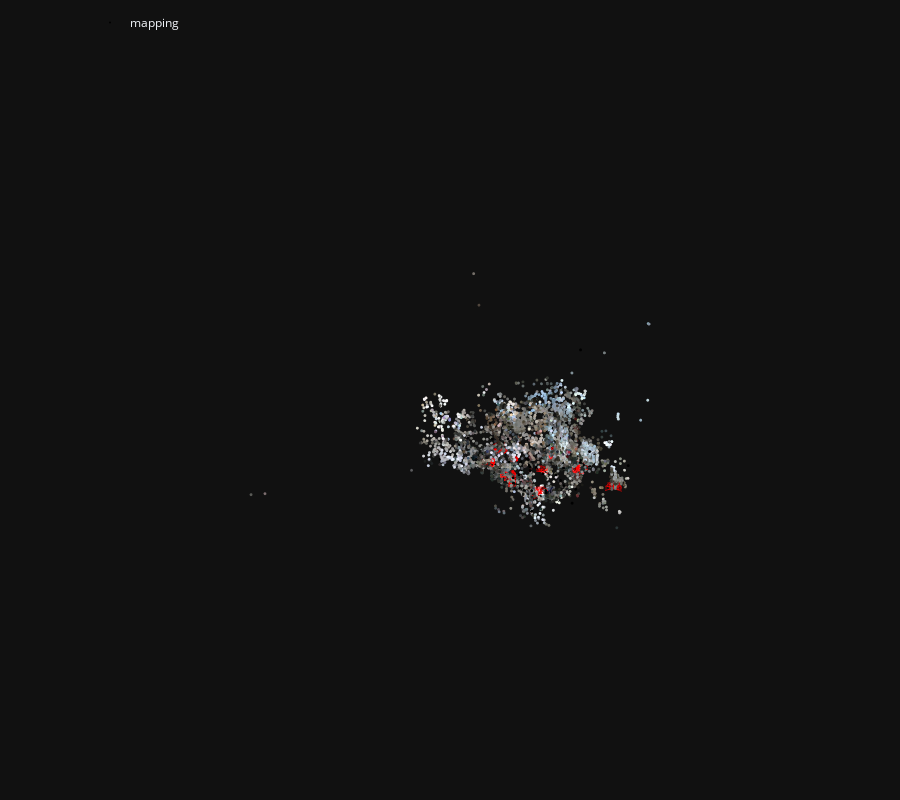

Here is the notebook cell this chart was saved with:
### Code cell
fig = viz_3d.init_figure()
viz_3d.plot_reconstruction(fig, model, color='rgba(255,0,0,0.5)', name="mapping", points_rgb=True)
fig.show()
